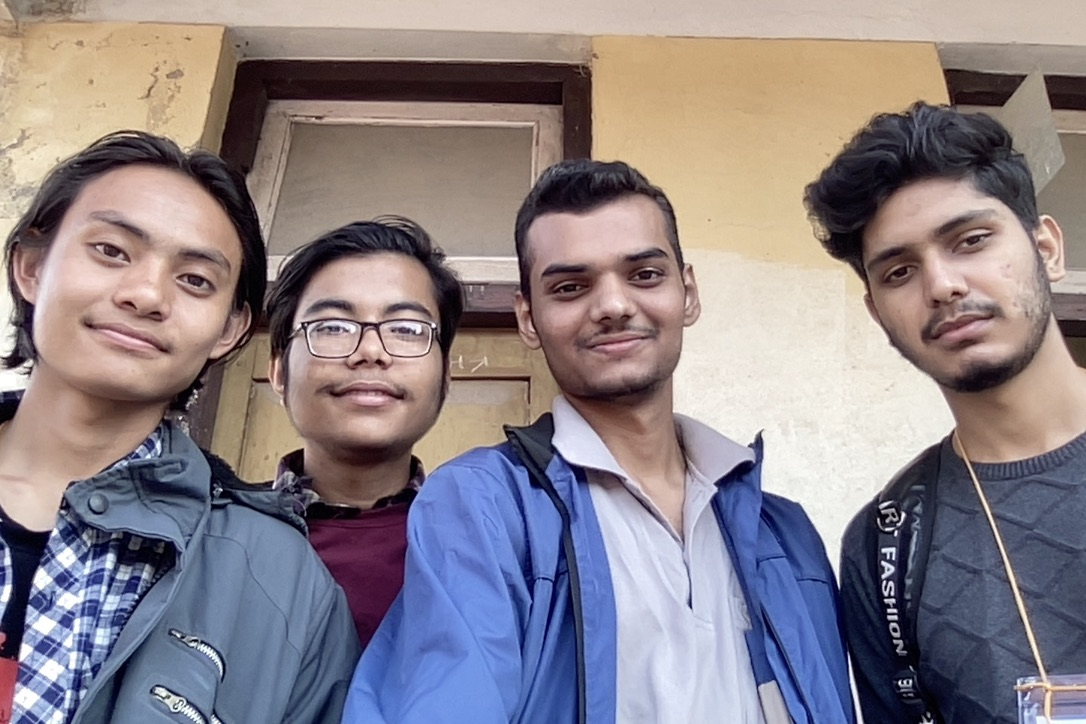
#> input picture img1.jpeg, 1086 x 724 px
$ python main.py
#> lines starting #> are read from the running program, lines starting #| are printed output that depends on the picture; after the words box and inside, x2 and y2 are one past the last pixel; in counts of white or black regions, pixels touching at a corner belong together
import cv2
import numpy as np

face_cascade = cv2.CascadeClassifier('haarcascade_frontalface_default.xml')


img = cv2.imread('img1.jpeg')
#> img is the input picture: shape (724, 1086, 3); mean B, G, R 135.6, 130, 139.6

gray = cv2.cvtColor(img, cv2.COLOR_BGR2GRAY)
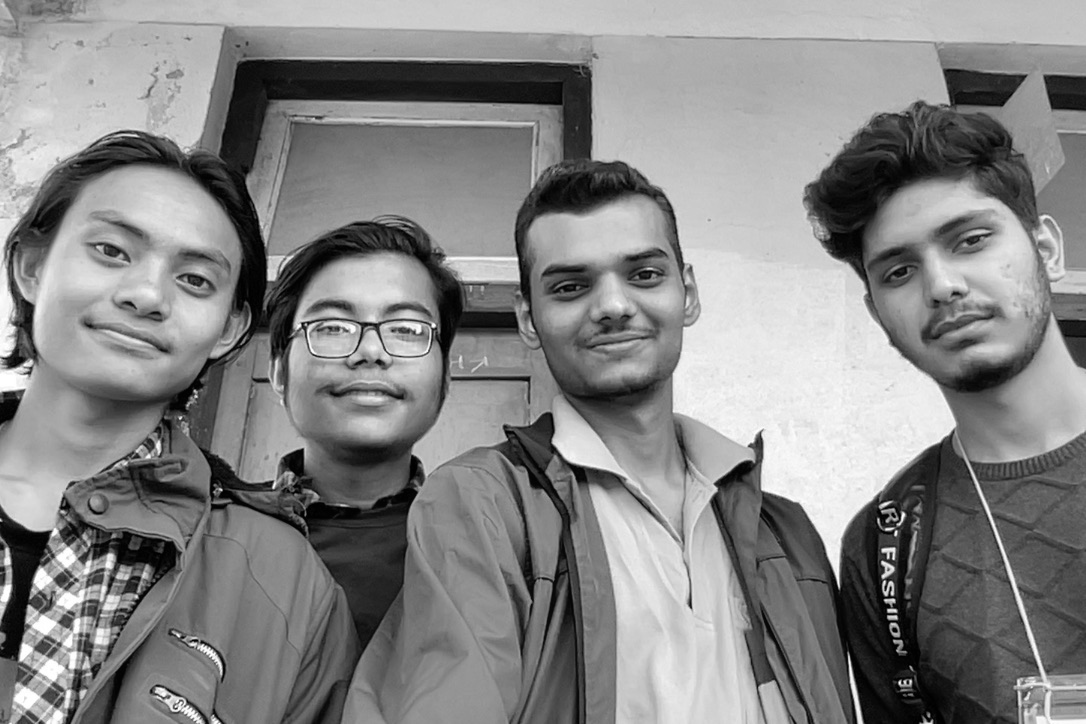
#> gray: shape (724, 1086); min 0, max 255, mean 133.5

faces = face_cascade.detectMultiScale(gray, scaleFactor=1.3, minNeighbors=5)
#> faces = [[831, 170, 203, 203], [34, 172, 227, 227], [509, 197, 203, 203], [267, 248, 196, 196]]

for (x, y, w, h) in faces:
    cv2.rectangle(img, (x, y), (x+w, y+h), (0, 255, 0), 2)
    total_pixels = w * h
    face_pixels = sum(sum(gray[y:y+h, x:x+w] != 0))
    face_percentage = face_pixels / total_pixels * 100
    cv2.putText(img, f"{face_percentage:.2f}%", (x, y-20), cv2.FONT_HERSHEY_SIMPLEX, 1, (0,0,255), 2)

    roi_gray = gray[y:y+h, x:x+w]
    roi_gray = cv2.resize(roi_gray, (64, 64))
    roi_gray = np.expand_dims(roi_gray, axis=-1)
    roi_gray = np.expand_dims(roi_gray, axis=0)
    roi_gray = roi_gray / 255.0
#> this loop made 4 passes
#> (x, y, w, h, total_pixels, face_pixels, face_percentage) on passes 1 to 4: (831, 170, 203, 203, 41209, 41209, 100), (34, 172, 227, 227, 51529, 51525, 99.99), (509, 197, 203, 203, 41209, 41209, 100), (267, 248, 196, 196, 38416, 38415, 100)
#> pass 1, `roi_gray = gray[y:y+h, x:x+w]`:
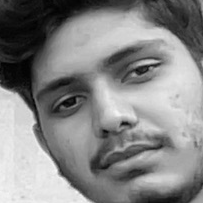
#> roi_gray: shape (203, 203); min 2, max 248, mean 133.8
#> pass 1, `roi_gray = cv2.resize(roi_gray, (64, 64))`:
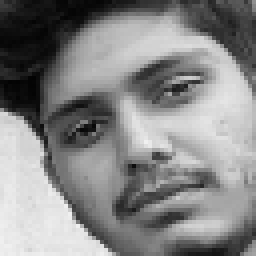
#> roi_gray: shape (64, 64) (shown 4 times larger); min 3, max 240, mean 133.7
#> pass 2, `roi_gray = gray[y:y+h, x:x+w]`:
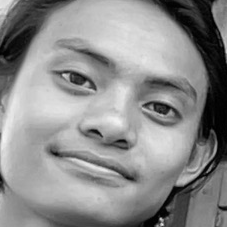
#> roi_gray: shape (227, 227); min 0, max 245, mean 140.3
#> pass 2, `roi_gray = cv2.resize(roi_gray, (64, 64))`:
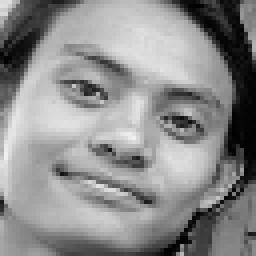
#> roi_gray: shape (64, 64) (shown 4 times larger); min 1, max 241, mean 140.2
#> after the loop:
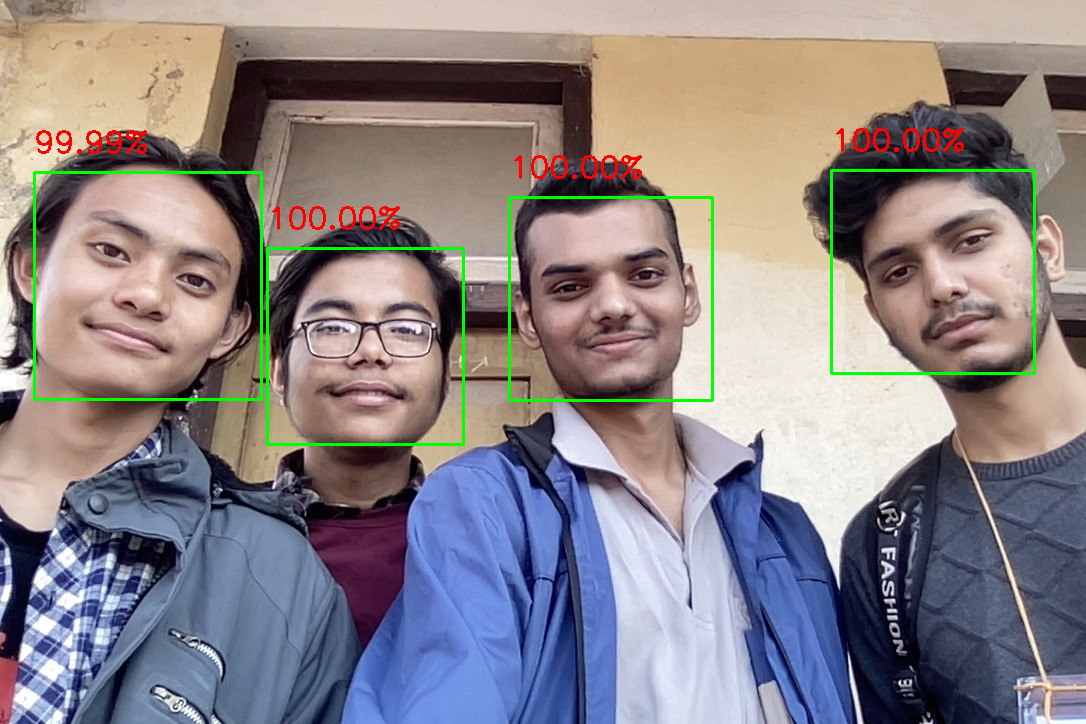
#> img: shape (724, 1086, 3); 1.78% of pixels changed, all inside (x1, y1, x2, y2) = (33, 128, 1036, 446)

cv2.imshow('Face Detection', img)
cv2.waitKey(0)
cv2.destroyAllWindows()

$ run again, with img2.jpeg copied over img1.jpeg
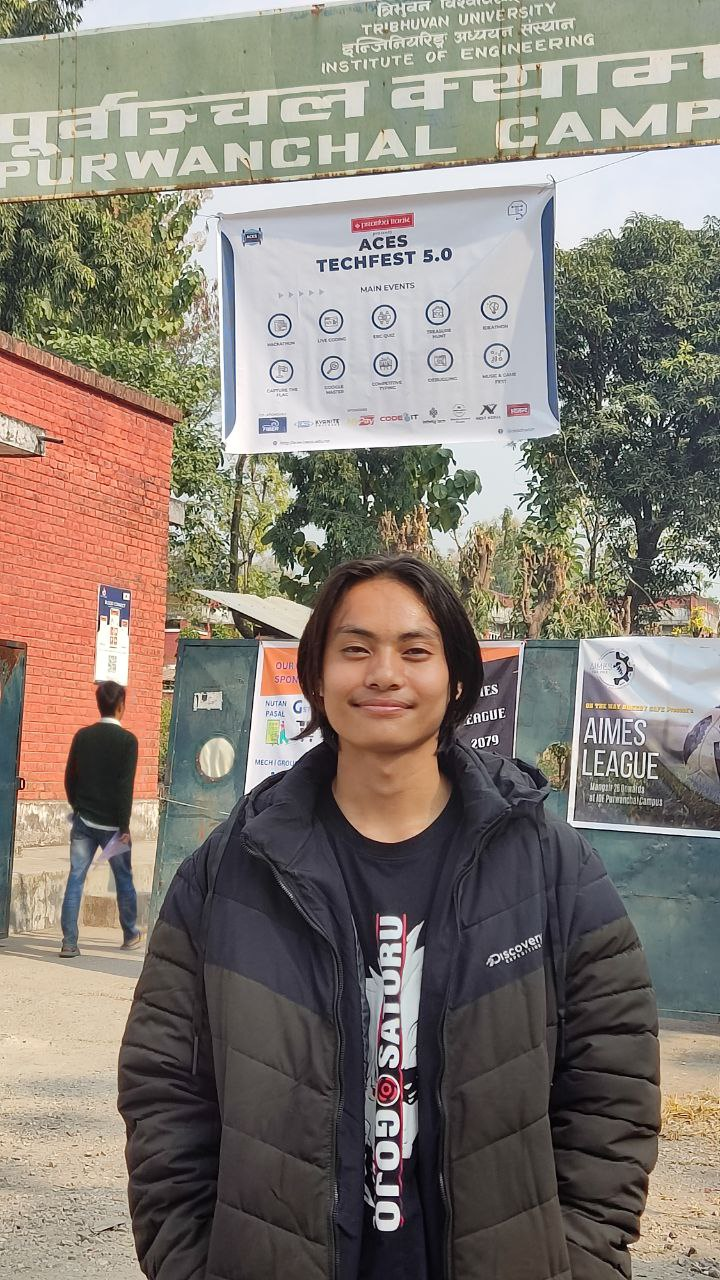
#> input picture img2.jpeg, 720 x 1280 px
#> img is the input picture: shape (1280, 720, 3); mean B, G, R 115.8, 125.3, 133.5
#> `gray = cv2.cvtColor(img, cv2.COLOR_BGR2GRAY)`:
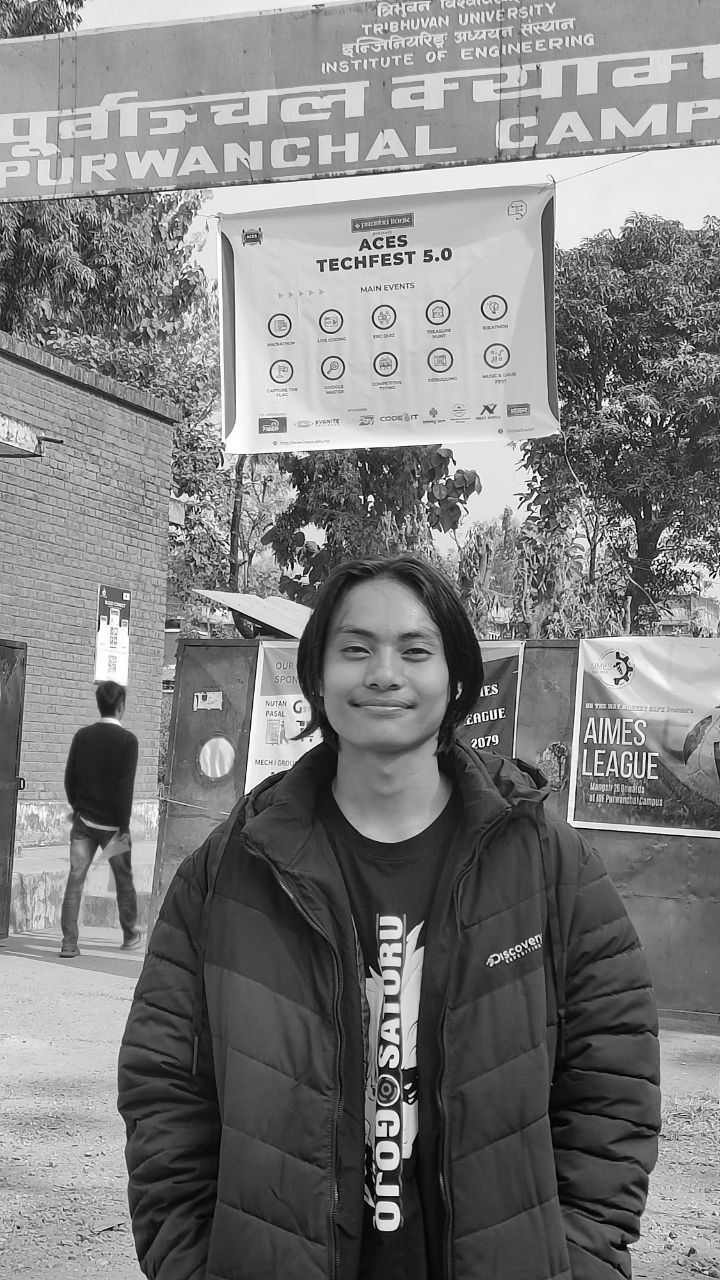
#> gray: shape (1280, 720); min 0, max 255, mean 126.7
#> faces = [[312, 591, 150, 150]]
#> the loop `for (x, y, w, h) in faces:` made 1 pass
#> (x, y, w, h, total_pixels, face_pixels, face_percentage) on pass 1: (312, 591, 150, 150, 22500, 22500, 100)
#> after the loop `for (x, y, w, h) in faces:`:
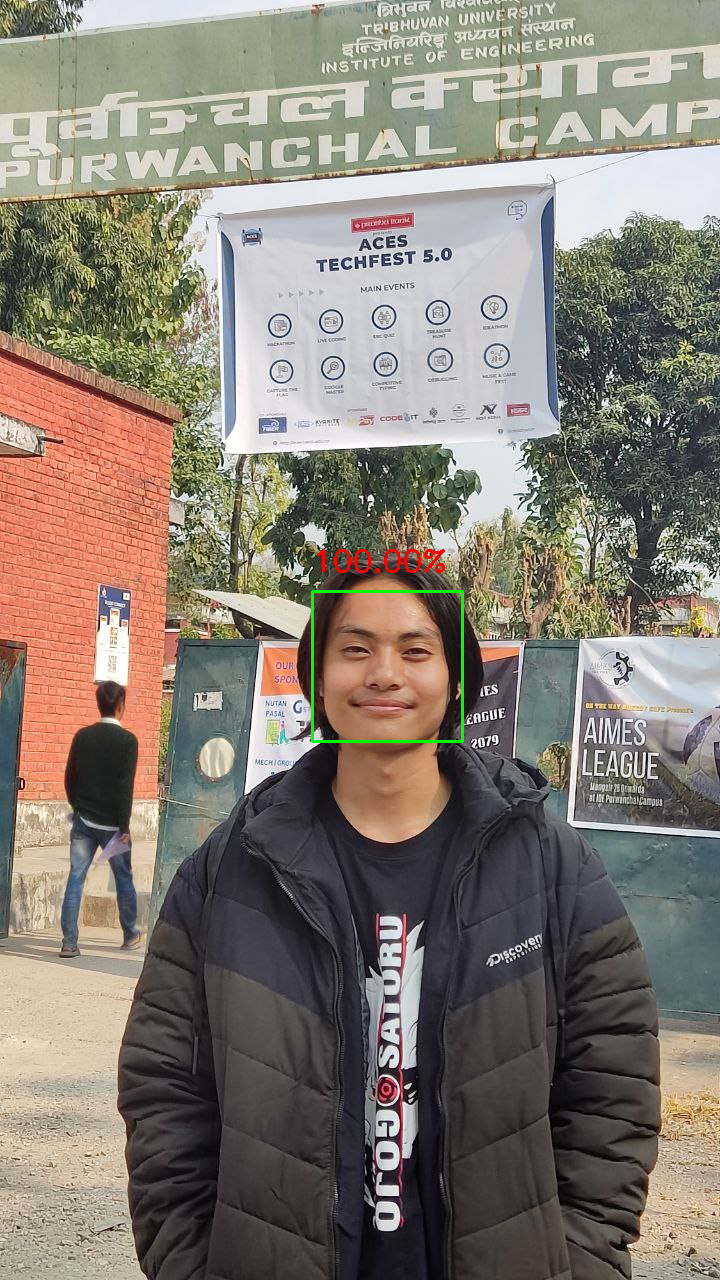
#> img: shape (1280, 720, 3); 0.31% of pixels changed, all inside (x1, y1, x2, y2) = (311, 549, 464, 743)

$ run again, with img3.jpg copied over img1.jpeg
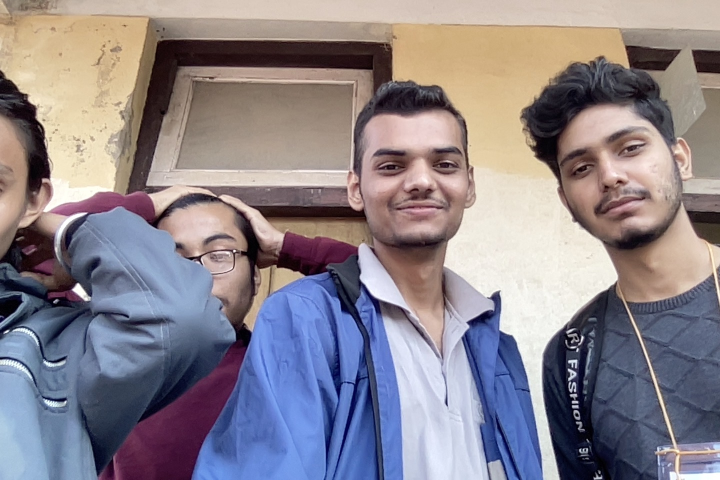
#> input picture img3.jpg, 1440 x 960 px (shown at 1/2 size)
#> img is the input picture: shape (960, 1440, 3); mean B, G, R 139.7, 131.7, 139
#> faces = [[711, 229, 250, 250], [1071, 195, 283, 283]]
#> the loop `for (x, y, w, h) in faces:` made 2 passes
#> (x, y, w, h, total_pixels, face_pixels, face_percentage) on passes 1 to 2: (711, 229, 250, 250, 62500, 62500, 100), (1071, 195, 283, 283, 80089, 80089, 100)
#> pass 1, `roi_gray = cv2.resize(roi_gray, (64, 64))`:
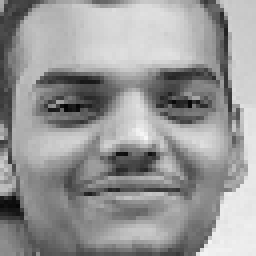
#> roi_gray: shape (64, 64) (shown 4 times larger); min 4, max 247, mean 151.8
#> after the loop `for (x, y, w, h) in faces:`:
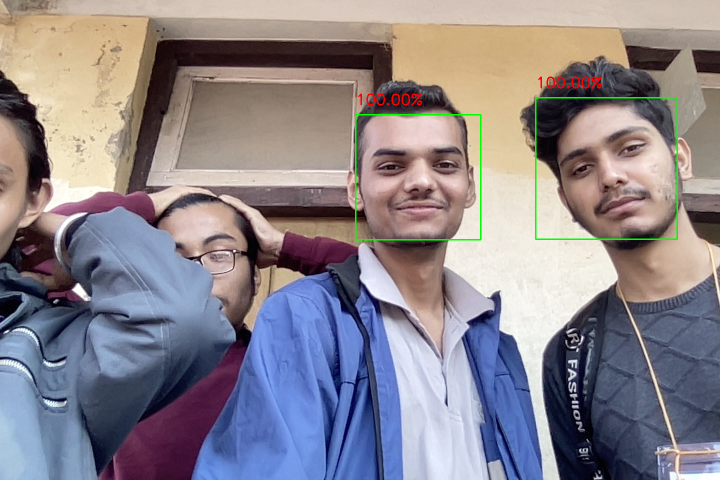
#> img: shape (960, 1440, 3) (shown at 1/2 size); 0.61% of pixels changed, all inside (x1, y1, x2, y2) = (710, 153, 1356, 481)

$ run again, with img4.jpg copied over img1.jpeg
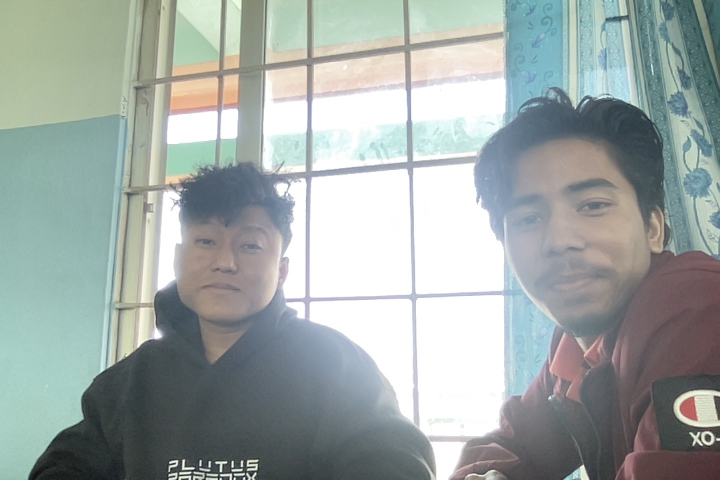
#> input picture img4.jpg, 1440 x 960 px (shown at 1/2 size)
#> img is the input picture: shape (960, 1440, 3); mean B, G, R 165.9, 168.5, 159.4
#> faces = [[351, 413, 209, 209], [954, 274, 342, 342]]
#> the loop `for (x, y, w, h) in faces:` made 2 passes
#> (x, y, w, h, total_pixels, face_pixels, face_percentage) on passes 1 to 2: (351, 413, 209, 209, 43681, 43681, 100), (954, 274, 342, 342, 116964, 116964, 100)
#> pass 1, `roi_gray = gray[y:y+h, x:x+w]`:
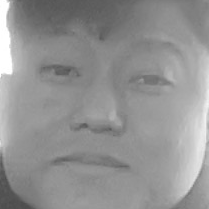
#> roi_gray: shape (209, 209); min 75, max 255, mean 146.3
#> after the loop `for (x, y, w, h) in faces:`:
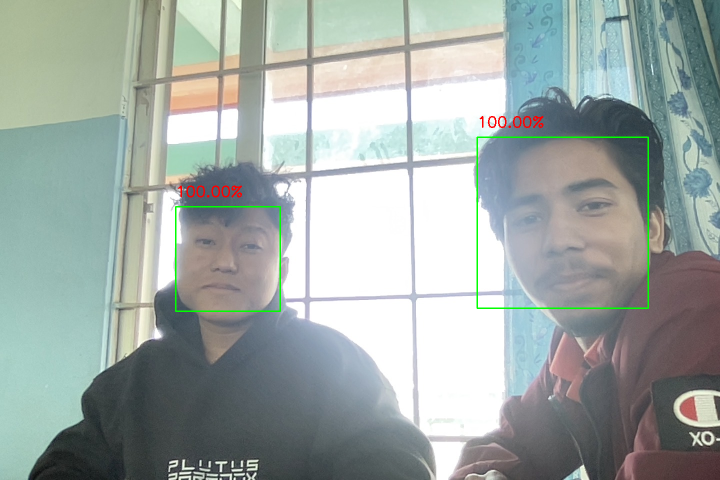
#> img: shape (960, 1440, 3) (shown at 1/2 size); 0.63% of pixels changed, all inside (x1, y1, x2, y2) = (350, 232, 1298, 624)
